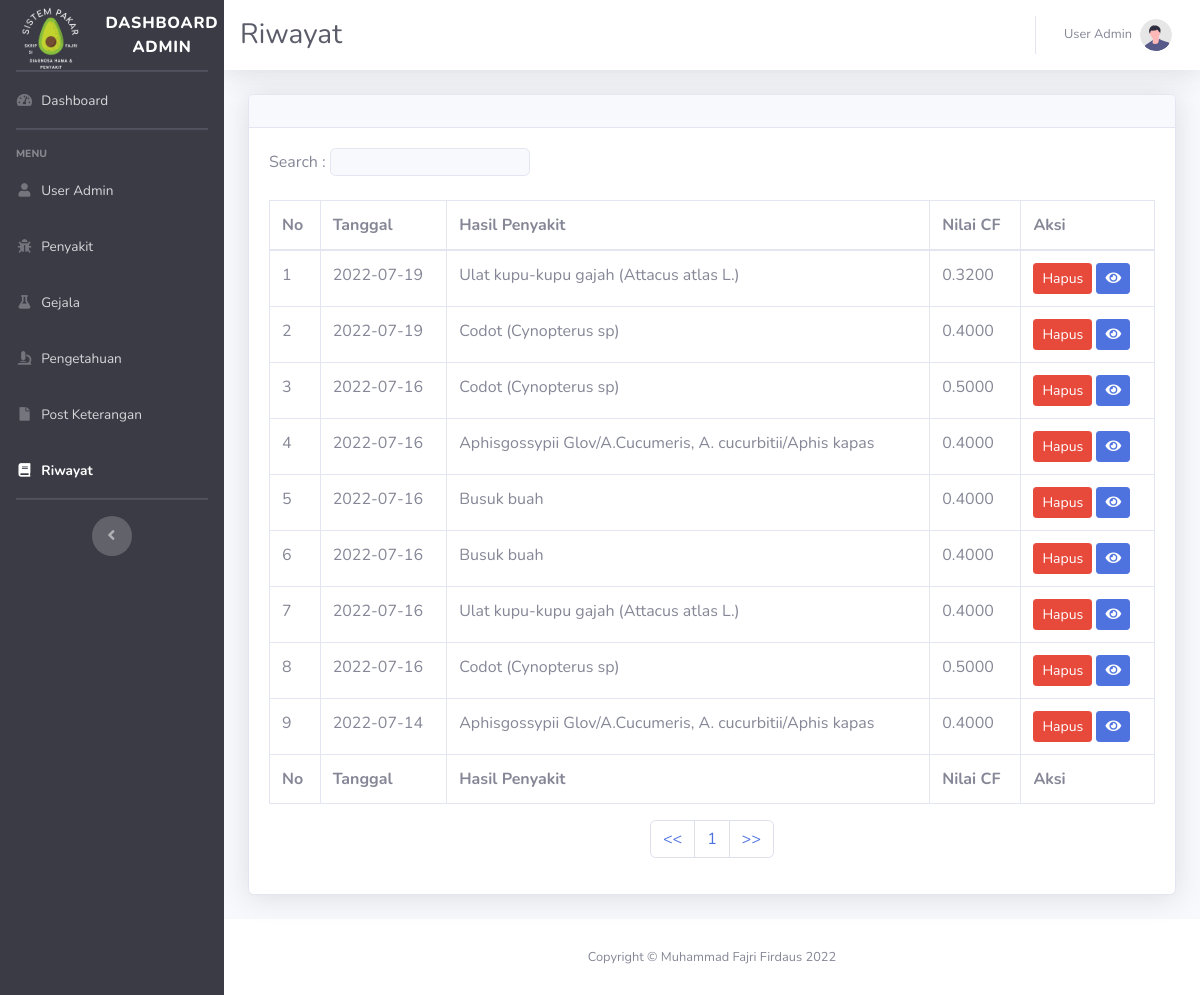
/admin/riwayat.php (signed in), run on the app's committed database.
### tables this page shows
CREATE TABLE `riwayat` (
  `id` int(11) NOT NULL AUTO_INCREMENT,
  `tanggal` date NOT NULL,
  `penyakit` text NOT NULL,
  `gejala` text NOT NULL,
  `hasil_id` int(11) NOT NULL,
  `hasil_nilai` varchar(16) NOT NULL,
  PRIMARY KEY (`id`)
);

### admin/riwayat.php (the view, shortened to what this page needs)
<?php
include 'head.php';
?>
</head>
<body id="page-top">
    <div id="wrapper">
        <?php include 'side.php' ?>
        <div id="content-wrapper" class="d-flex flex-column">
            <div id="content">
                <?php include 'nav.php' ?>
                <div class="container-fluid">
                    <div class="card shadow mb-4">
                        <div class="card-header py-3">
                        </div>
                        <div class="card-body">
                            <div class="table-responsive">
                                <label for="search">Search :</label>
                                <input class="border rounded bg-light sm mb-4 col-xs-2" type="text" id="search" onkeyup="searchTable()">
                                <table class="table table-bordered" id="myTable" width="100%" cellspacing="0">
                                    <thead>
                                        <tr>
                                            <th>No</th>
                                            <th>Tanggal</th>
                                            <th>Hasil Penyakit</th>
                                            <th>Nilai CF</th>
                                            <th>Aksi</th>
                                        </tr>
                                    </thead>
                                    <tfoot style="border-top: #37393b;">
                                        <tr>
                                            <th>No</th>
                                            <th>Tanggal</th>
                                            <th>Hasil Penyakit</th>
                                            <th>Nilai CF</th>
                                            <th>Aksi</th>
                                        </tr>
                                    </tfoot>
                                    <tbody>
                                        <tr>
                                            <?php
                                            $sqlpkt = mysqli_query($conn, "SELECT * FROM penyakit order by id+0");
                                            while ($rpkt = mysqli_fetch_array($sqlpkt)) {
                                                $arpkt[$rpkt['id']] = $rpkt['nama_penyakit'];
                                            }
                                            $edge = 25;
                                            $page = isset($_GET['page']) ? (int)$_GET['page'] : 1;
                                            $firstPage = ($page > 1) ? ($page * $edge) - $edge : 0;
                                            $previous = $page - 1;
                                            $next = $page + 1;
                                            $query = "SELECT * FROM penyakit";
                                            $sql = mysqli_query($conn, $query);
                                            $bil = $firstPage + 1;
                                            $d = mysqli_num_rows($sql);
                                            $pages = ceil($d / $edge);
                                            $datatable = mysqli_query($conn, "SELECT * FROM riwayat ORDER BY id DESC LIMIT $firstPage, $edge");
                                            while ($d = mysqli_fetch_array($datatable)) {
                                            ?>
                                        <tr>
                                            <td><?= $bil++; ?></td>
                                            <td><?= $d['tanggal']; ?></td>
                                            <td><?= $arpkt[$d['hasil_id']]; ?></td>
                                            <td><?= $d['hasil_nilai']; ?></td>
                                            <td>
                                                <button class='btn btn-danger btn-sm' type='button' data-target='#modalHapusData<?= $d['id']; ?>' data-toggle='modal'>Hapus</button>
                                                <button class='btn btn-primary btn-sm' type='button' data-target='#modalPreviewData<?= $d['id']; ?>' data-toggle='modal'><i class="fas fa-eye"></i></button>
                                            </td>
                                        </tr>
                                        </tr>
                            </div>
                        <?php } ?>
                        <nav>
                            <ul class="pagination justify-content-center">
                                <li class="page-item">
                                    <a class="page-link" <?php if ($page > 1) {
                                                                echo "href='?page=$previous'";
                                                            } ?>>
                                        << </a>
                                </li>
                                <?php
                                for ($x = 1; $x <= $pages; $x++) {
                                ?>
                                    <li class="page-item"><a class="page-link" href="?page=<?php echo $x ?>"><?php echo $x; ?></a></li>
                                <?php
                                }
                                ?>
                                <li class="page-item">
                                    <a class="page-link" <?php if ($page < $pages) {
                                                                echo "href='?page=$next'";
                                                            } ?>>>></a>
                                </li>
                            </ul>
                        </nav>
        <?php include 'footer.php' ?>

### data on the page
riwayat: tanggal "2022-07-19", hasil "Ulat kupu-kupu gajah (Attacus atlas L.)", hasil_nilai "0.3200"
riwayat: tanggal "2022-07-19", hasil "Codot (Cynopterus sp)", hasil_nilai "0.4000"
riwayat: tanggal "2022-07-16", hasil "Codot (Cynopterus sp)", hasil_nilai "0.5000"
riwayat: tanggal "2022-07-16", hasil "Aphisgossypii Glov/A.Cucumeris, A. cucurbitii/Aphis kapas", hasil_nilai "0.4000"
riwayat: tanggal "2022-07-16", hasil "Busuk buah", hasil_nilai "0.4000"
riwayat: tanggal "2022-07-16", hasil "Busuk buah", hasil_nilai "0.4000"
riwayat: tanggal "2022-07-16", hasil "Ulat kupu-kupu gajah (Attacus atlas L.)", hasil_nilai "0.4000"
riwayat: tanggal "2022-07-16", hasil "Codot (Cynopterus sp)", hasil_nilai "0.5000"
riwayat: tanggal "2022-07-14", hasil "Aphisgossypii Glov/A.Cucumeris, A. cucurbitii/Aphis kapas", hasil_nilai "0.4000"

### other printed values
$_SESSION['nama'] "User Admin"
